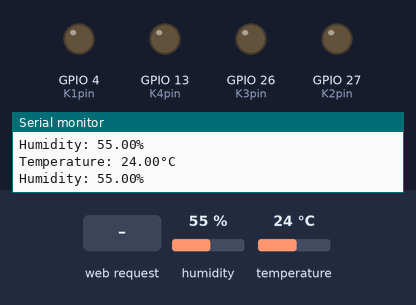
Recording of a program running on a simulated ESP32. On the bench: output pins drawn as LEDs (lit = HIGH), the last lines printed to the serial monitor. The test bench sets the inputs (shaded band); at power-on: humidity 55 %, temperature 24 °C. WiFi joins after 1.5 s; servers stay silent unless stated; the local clock reads 2024-03-15 10:24:30 at power-on unless the program sets it; storage starts empty.

Above: at 3.7 s.
3.8 s: humidity set to 47 %
5.7 s: humidity set to 44 %
At 6.9 s:
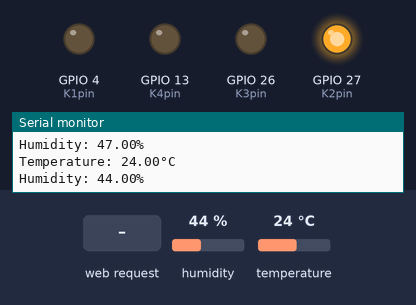
8.0 s: HTTP request GET /output1_on received
At 9.2 s:
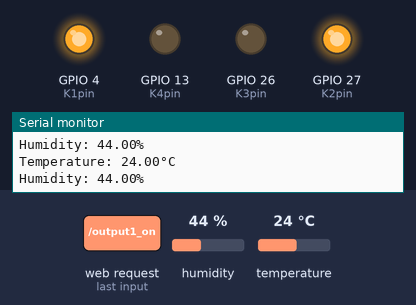
9.5 s: HTTP request GET /output2_off received
At 10.5 s:
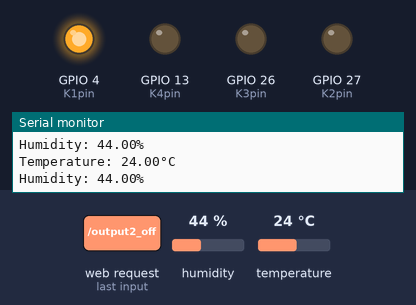
11.0 s: HTTP request GET /output3_on received
At 11.6 s:
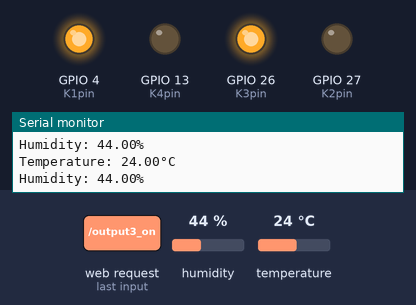
12.5 s: temperature set to 28 °C
At 13.4 s:
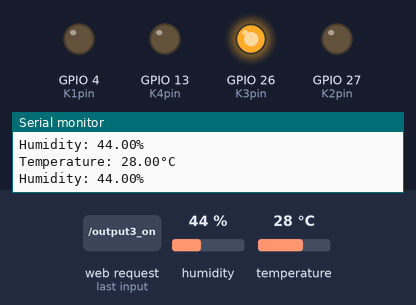
Timing chart, 0 to 15.1 s (numbered marks = the images above; inputs shaded):
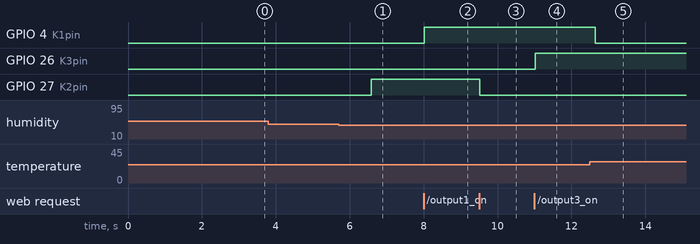

Measured:
- the behaviour switches between 46 and 45 % on humidity (found by bisection; images 0 and 1)
- after the input at 5.7 s, GPIO 27 (K2pin): LOW → HIGH after 0.89 s
- after the input at 8.0 s, GPIO 4 (K1pin): LOW → HIGH at once
- after the input at 9.5 s, GPIO 27 (K2pin): HIGH → LOW at once
- after the input at 11.0 s, GPIO 26 (K3pin): LOW → HIGH at once
- after the input at 12.5 s, GPIO 4 (K1pin): HIGH → LOW after 0.14 s

The program:

main.cpp
```cpp
// (licence header left out)
#include <Arduino.h>
#include <WiFi.h>
#include <time.h>
#include <Adafruit_Sensor.h>
#include <DHT.h>
#include <DHT_U.h>
#include <SPIFFS.h>
#include <ESPAsyncWebServer.h>

#define K1pin 4
#define K2pin 27
#define K3pin 26
#define K4pin 13
#define SWITCH 25
#define SENSOR1 17
#define SENSOR2 16
#define DHTTYPE    DHT11     // DHT 11 sensor
#define HEATER K1pin
#define HUMIDIFIER K2pin

const int TEMP1_SET_POINT = 23; // degrees C
int TEMP1 = 0;
const int TEMP1_HYSTERESIS = 1; // 1 degree C of hysteresis
const int HUM1_SET_POINT = 50; // percent
int HUM1 = 0;
const int HUM1_HYSTERESIS = 5; // 5% of hysteresis


String K1status = "OFF";
String K2status = "OFF";
String K3status = "OFF";
String K4status = "OFF";
String Temperature = "-";
String Humidity = "-";
String Mode = "manual";


const char* ssid       = "ssid";
const char* password   = "password";

const char* ntpServer = "pool.ntp.org";
const long  gmtOffset_sec = 7200; //GMT+2 in seconds
const int   daylightOffset_sec = 3600;  //daylight saving in sec
char date_buff[32];

sensor_t sensor1;
DHT_Unified dht(SENSOR1, DHTTYPE);
AsyncWebServer server(80);

void printLocalTime();
char * returnLocalTime();
int getDaylightSavings();
void printSensorDiagnostic();
void printSensorData();
void getSensorData();
String processor(const String& var);
void updateHumidifier();
void updateHeater();
void configWebServer();


void setup() {
  // Init UART interface
  Serial.begin(115200);

  // Init SPIFFS
  if(!SPIFFS.begin()){
  Serial.println("An Error has occurred while mounting SPIFFS");
  return;
  }

  // Init IO pins
  pinMode(K1pin, OUTPUT);
  pinMode(K2pin, OUTPUT);
  pinMode(K3pin, OUTPUT);
  pinMode(K4pin, OUTPUT);
  pinMode(SWITCH, INPUT);

  // Init & connect to WiFi
  Serial.printf("Connecting to %s ", ssid);
  WiFi.begin(ssid, password);
  while (WiFi.status() != WL_CONNECTED) {
      delay(500);
      Serial.print(".");
  }
  Serial.println(" CONNECTED");
  Serial.print("Got IP: ");  Serial.println(WiFi.localIP());

  //config webserver
  configWebServer();

  //config time
  Serial.println("Configuring NTP service and fetching current time.");
  configTime(gmtOffset_sec, 0, ntpServer);  //start with DST 0 to be able to config and get initial time
  printLocalTime();
  Serial.println("Adjusting for DST.");
  configTime(gmtOffset_sec, getDaylightSavings(), ntpServer);
  printLocalTime();

  //Initialize DHT sensor
  dht.begin();
  //printSensorDiagnostic();


  //Print stored config variables
  Serial.println("Retrieving stored settings from memory...");
  Serial.print  (F("TEMP1_SET_POINT: ")); Serial.println(TEMP1_SET_POINT);
  Serial.print  (F("TEMP1_HYSTERESIS: ")); Serial.println(TEMP1_HYSTERESIS);
  Serial.print  (F("HUM1_SET_POINT: ")); Serial.println(HUM1_SET_POINT);
  Serial.print  (F("HUM1_HYSTERESIS: ")); Serial.println(HUM1_HYSTERESIS);


  delay(1000);
  Serial.println("System ready.");
}

void loop() {

  //printLocalTime();
  getSensorData();
  printSensorData();
  updateHumidifier();
  updateHeater();

  delay(1000);

  //TODO Add safety checks for temp / hum values
  //TODO add watchdog that resets system in case of lockup


  // RUN THIS TO UPDATE TIME FRON NTP SERVER
  //  configTime(gmtOffset_sec, getDaylightSavings(), ntpServer);

}

String processor(const String& var){
  if (var == "TIME"){
    return returnLocalTime();
  }
  else if (var == "TEMP"){
    return Temperature;
  }
  else if (var == "HUMIDITY"){
    return Humidity;
  }
  else if (var == "OUTPUT1_STATUS"){
    return K1status;
  }
  else if (var == "OUTPUT2_STATUS"){
    return K2status;
  }
  else if (var == "OUTPUT3_STATUS"){
    return K3status;
  }
  else if (var == "OUTPUT4_STATUS"){
    return K4status;
  }
  return String();
}

void getSensorData()
{
    // Get temperature event and print its value.
  sensors_event_t event;
  dht.temperature().getEvent(&event);
  if (isnan(event.temperature)) {
   //Serial.println(F("Error reading temperature!"));
  }
  else {
    //Serial.print(F("Temperature: "));
    //Serial.print(event.temperature);
    //Serial.println(F("°C"));
    TEMP1 = event.temperature;
    Temperature = event.temperature;
  }
  // Get humidity event and print its value.
  dht.humidity().getEvent(&event);
  if (isnan(event.relative_humidity)) {
    //Serial.println(F("Error reading humidity!"));
  }
  else {
    //Serial.print(F("Humidity: "));
    //Serial.print(event.relative_humidity);
    //Serial.println(F("%"));
    HUM1 = event.relative_humidity;
    Humidity = event.relative_humidity;
  }
}

//config webserver
void configWebServer() {
  server.on("/", HTTP_GET, [](AsyncWebServerRequest *request){request->send(SPIFFS, "/index.html", String(), false, processor);});
  server.on("/bootstrap.min.css", HTTP_GET, [](AsyncWebServerRequest *request){request->send(SPIFFS, "/bootstrap.min.css", "text/css");});
  server.on("/output1_on", HTTP_GET, [](AsyncWebServerRequest *request){digitalWrite(K1pin, HIGH);K1status="ON";request->send(SPIFFS, "/index.html", String(), false, processor);});
  server.on("/output1_off", HTTP_GET, [](AsyncWebServerRequest *request){digitalWrite(K1pin, LOW);K1status="OFF";request->send(SPIFFS, "/index.html", String(), false, processor);});
  server.on("/output2_on", HTTP_GET, [](AsyncWebServerRequest *request){digitalWrite(K2pin, HIGH);K2status="ON";request->send(SPIFFS, "/index.html", String(), false, processor);});
  server.on("/output2_off", HTTP_GET, [](AsyncWebServerRequest *request){digitalWrite(K2pin, LOW);K2status="OFF";request->send(SPIFFS, "/index.html", String(), false, processor);});
  server.on("/output3_on", HTTP_GET, [](AsyncWebServerRequest *request){digitalWrite(K3pin, HIGH);K3status="ON";request->send(SPIFFS, "/index.html", String(), false, processor);});
  server.on("/output3_off", HTTP_GET, [](AsyncWebServerRequest *request){digitalWrite(K3pin, LOW);K3status="OFF";request->send(SPIFFS, "/index.html", String(), false, processor);});
  server.on("/output4_on", HTTP_GET, [](AsyncWebServerRequest *request){digitalWrite(K4pin, HIGH);K4status="ON";request->send(SPIFFS, "/index.html", String(), false, processor);});
  server.on("/output4_off", HTTP_GET, [](AsyncWebServerRequest *request){digitalWrite(K4pin, LOW);K4status="OFF";request->send(SPIFFS, "/index.html", String(), false, processor);});

  server.on("/temperature", HTTP_GET, [](AsyncWebServerRequest *request){request->send_P(200, "text/plain", Temperature.c_str());});
  server.on("/humidity", HTTP_GET, [](AsyncWebServerRequest *request){request->send_P(200, "text/plain", Humidity.c_str());});
  server.on("/time", HTTP_GET, [](AsyncWebServerRequest *request){request->send_P(200, "text/plain", returnLocalTime());});
  server.on("/auto", HTTP_GET, [](AsyncWebServerRequest *request){Mode="auto";request->send_P(200, "text/plain", Mode.c_str());});
  server.on("/manual", HTTP_GET, [](AsyncWebServerRequest *request){Mode="manual";request->send_P(200, "text/plain", Mode.c_str());});
  server.on("/get_mode", HTTP_GET, [](AsyncWebServerRequest *request){request->send_P(200, "application/json", Mode.c_str());});

  server.begin();
}

//Function that controls the heater output
void updateHeater() {
  static double lastTemp = 0;
  if (lastTemp != TEMP1) {
    digitalWrite(HEATER, TEMP1 <= TEMP1_SET_POINT - TEMP1_HYSTERESIS ? HIGH : LOW);
    lastTemp = TEMP1;
  }
}

void updateHumidifier() {
  static double lastHum = 0;
  if (lastHum != HUM1) {
    digitalWrite(HUMIDIFIER, HUM1 <= HUM1_SET_POINT - HUM1_HYSTERESIS ? HIGH : LOW);
    lastHum = HUM1;
  }
}

void printLocalTime()
{
  struct tm timeinfo;
  if(!getLocalTime(&timeinfo)){
    Serial.println("Failed to obtain time");
    return;
  }
  Serial.println(&timeinfo, "%A, %B %d %Y %H:%M:%S");
}

char * returnLocalTime()
{
  struct tm timeinfo;

  if(!getLocalTime(&timeinfo)){
    Serial.println("Failed to obtain time");
  }
  strftime(date_buff, 32, "%A, %B %d %Y %H:%M:%S", &timeinfo);
  return date_buff;

}


int getDaylightSavings()
{
  struct tm timeinfo;
  int daylightOffset;

  if(!getLocalTime(&timeinfo)){
    Serial.println("Failed to obtain time");
  }
  daylightOffset =  daylightOffset_sec * timeinfo.tm_isdst;
  return daylightOffset;
}

void printSensorDiagnostic()
{
  dht.temperature().getSensor(&sensor1);
  Serial.println(F("------------------------------------"));
  Serial.println(F("Temperature Sensor"));
  Serial.print  (F("Sensor Type: ")); Serial.println(sensor1.name);
  Serial.print  (F("Driver Ver:  ")); Serial.println(sensor1.version);
  Serial.print  (F("Unique ID:   ")); Serial.println(sensor1.sensor_id);
  Serial.print  (F("Max Value:   ")); Serial.print(sensor1.max_value); Serial.println(F("°C"));
  Serial.print  (F("Min Value:   ")); Serial.print(sensor1.min_value); Serial.println(F("°C"));
  Serial.print  (F("Resolution:  ")); Serial.print(sensor1.resolution); Serial.println(F("°C"));
  Serial.println(F("------------------------------------"));
  // Print humidity sensor details.
  dht.humidity().getSensor(&sensor1);
  Serial.println(F("Humidity Sensor"));
  Serial.print  (F("Sensor Type: ")); Serial.println(sensor1.name);
  Serial.print  (F("Driver Ver:  ")); Serial.println(sensor1.version);
  Serial.print  (F("Unique ID:   ")); Serial.println(sensor1.sensor_id);
  Serial.print  (F("Max Value:   ")); Serial.print(sensor1.max_value); Serial.println(F("%"));
  Serial.print  (F("Min Value:   ")); Serial.print(sensor1.min_value); Serial.println(F("%"));
  Serial.print  (F("Resolution:  ")); Serial.print(sensor1.resolution); Serial.println(F("%"));
  Serial.println(F("------------------------------------"));
}

void printSensorData()
{
  // Get temperature event and print its value.
  sensors_event_t event;
  dht.temperature().getEvent(&event);
  if (isnan(event.temperature)) {
    Serial.println(F("Error reading temperature!"));
  }
  else {
    Serial.print(F("Temperature: "));
    Serial.print(event.temperature);
    Serial.println(F("°C"));
  }
  // Get humidity event and print its value.
  dht.humidity().getEvent(&event);
  if (isnan(event.relative_humidity)) {
    Serial.println(F("Error reading humidity!"));
  }
  else {
    Serial.print(F("Humidity: "));
    Serial.print(event.relative_humidity);
    Serial.println(F("%"));
  }
}
```
